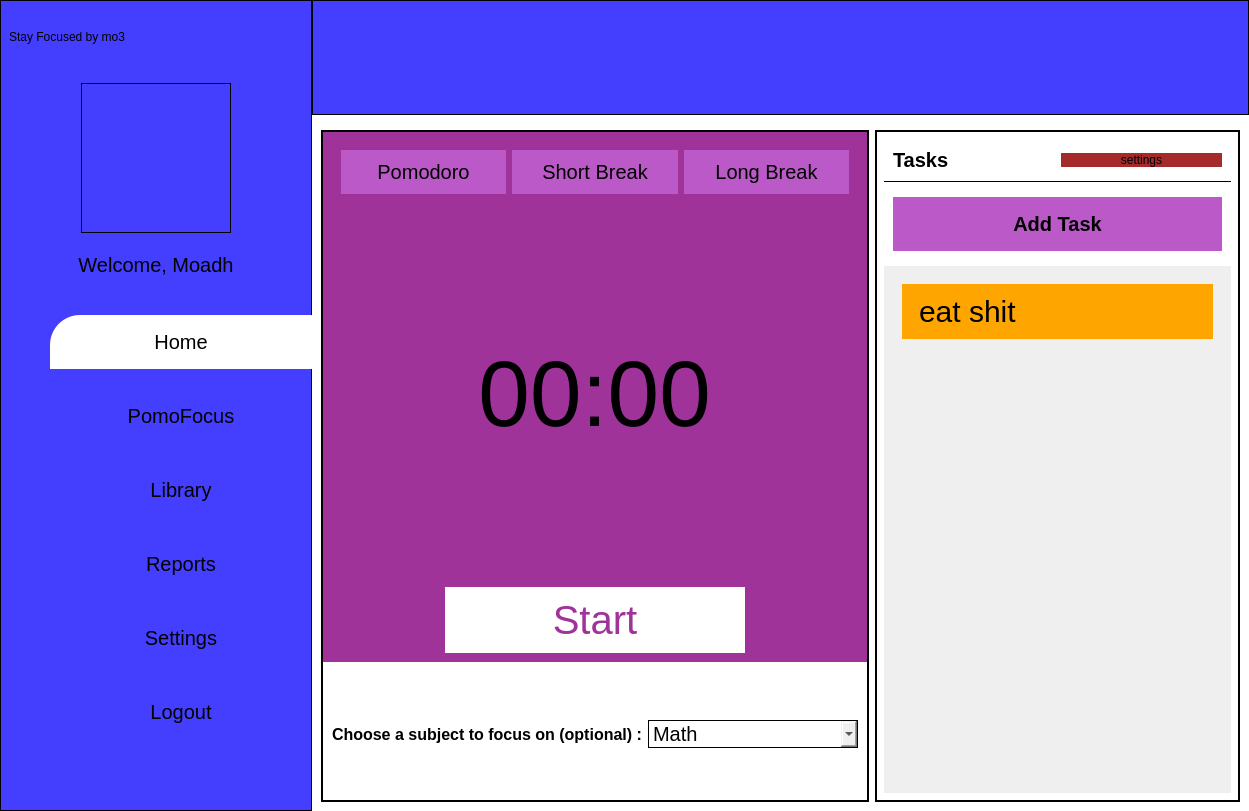
<?xml version="1.0" encoding="UTF-8"?>
<ui version="4.0">
 <class>MainWindow</class>
 <widget class="QMainWindow" name="MainWindow">
  <property name="geometry">
   <rect>
    <x>0</x>
    <y>0</y>
    <width>1249</width>
    <height>811</height>
   </rect>
  </property>
  <property name="windowTitle">
   <string>MainWindow</string>
  </property>
  <widget class="QWidget" name="centralwidget">
   <property name="styleSheet">
    <string notr="true">*{
border: none;
}

#centralwidget{
background-color: white;
}

/* Header Container */
#header{
background-color: rgb(68, 62, 255);
border: 1px solid black
}

/* NavBar Container */
#homeButton, #pomoFocusButton, #libraryButton, #reportsButton, #settingsButton, #logoutButton{
padding: 15px;
font-size: 20px;
}

#leftContainer{
background-color: rgb(68, 62, 255);
border: 1px solid black
}

#profilePictureLabel{
border:1px solid black;
}

/* Body Container */

/* PomoFocus Page */

/* Pomo Container */

#pomoContainer{
border: 2px solid black;
}

#tasksHeader{
border-bottom: 1px solid black;
}

#clockContainer{
background-color: rgb(159, 51, 154);
}

#startStopButton{
color: rgb(159, 51, 154);
background-color: white;
padding: 10px;
}

#pomodoroButton, #shortBreakButton, #longBreakButton{
background-color : rgb(186, 89, 199);
padding: 10px
}

#subjectsComboBox{
border: 1px solid black;
}

/* Tasks Container */
#tasksContainer{
border: 2px solid black;
}

#addTaskButton{
background-color: rgb(186, 89, 199);
padding: 15px
}


#label_2{
background-color: orange;
padding: 10px;
font-size: 30px
}






</string>
   </property>
   <layout class="QHBoxLayout" name="horizontalLayout" stretch="1,3">
    <property name="spacing">
     <number>0</number>
    </property>
    <property name="leftMargin">
     <number>0</number>
    </property>
    <property name="topMargin">
     <number>0</number>
    </property>
    <property name="rightMargin">
     <number>0</number>
    </property>
    <property name="bottomMargin">
     <number>0</number>
    </property>
    <item>
     <widget class="QWidget" name="leftContainer" native="true">
      <property name="maximumSize">
       <size>
        <width>400</width>
        <height>16777215</height>
       </size>
      </property>
      <layout class="QVBoxLayout" name="verticalLayout" stretch="1,10">
       <property name="spacing">
        <number>0</number>
       </property>
       <property name="leftMargin">
        <number>0</number>
       </property>
       <property name="topMargin">
        <number>0</number>
       </property>
       <property name="rightMargin">
        <number>0</number>
       </property>
       <property name="bottomMargin">
        <number>0</number>
       </property>
       <item>
        <widget class="QWidget" name="widget" native="true">
         <layout class="QVBoxLayout" name="verticalLayout_2">
          <item>
           <widget class="QLabel" name="label">
            <property name="styleSheet">
             <string notr="true"/>
            </property>
            <property name="text">
             <string>Stay Focused by mo3</string>
            </property>
           </widget>
          </item>
         </layout>
        </widget>
       </item>
       <item alignment="Qt::AlignTop">
        <widget class="QWidget" name="widget_2" native="true">
         <layout class="QVBoxLayout" name="verticalLayout_3">
          <property name="spacing">
           <number>20</number>
          </property>
          <property name="leftMargin">
           <number>0</number>
          </property>
          <property name="topMargin">
           <number>0</number>
          </property>
          <property name="rightMargin">
           <number>0</number>
          </property>
          <property name="bottomMargin">
           <number>0</number>
          </property>
          <item alignment="Qt::AlignHCenter|Qt::AlignTop">
           <widget class="QFrame" name="frame">
            <property name="frameShape">
             <enum>QFrame::StyledPanel</enum>
            </property>
            <property name="frameShadow">
             <enum>QFrame::Raised</enum>
            </property>
            <layout class="QVBoxLayout" name="verticalLayout_4">
             <property name="spacing">
              <number>20</number>
             </property>
             <item alignment="Qt::AlignHCenter">
              <widget class="QLabel" name="profilePictureLabel">
               <property name="minimumSize">
                <size>
                 <width>150</width>
                 <height>150</height>
                </size>
               </property>
               <property name="maximumSize">
                <size>
                 <width>150</width>
                 <height>150</height>
                </size>
               </property>
               <property name="styleSheet">
                <string notr="true"/>
               </property>
               <property name="text">
                <string/>
               </property>
               <property name="pixmap">
                <pixmap>../me.jpg</pixmap>
               </property>
               <property name="scaledContents">
                <bool>true</bool>
               </property>
              </widget>
             </item>
             <item alignment="Qt::AlignHCenter">
              <widget class="QLabel" name="label_3">
               <property name="font">
                <font>
                 <pointsize>15</pointsize>
                </font>
               </property>
               <property name="styleSheet">
                <string notr="true"/>
               </property>
               <property name="text">
                <string>Welcome, Moadh</string>
               </property>
               <property name="alignment">
                <set>Qt::AlignCenter</set>
               </property>
               <property name="wordWrap">
                <bool>true</bool>
               </property>
              </widget>
             </item>
            </layout>
           </widget>
          </item>
          <item>
           <widget class="QFrame" name="frame_2">
            <property name="frameShape">
             <enum>QFrame::StyledPanel</enum>
            </property>
            <property name="frameShadow">
             <enum>QFrame::Raised</enum>
            </property>
            <layout class="QVBoxLayout" name="verticalLayout_5">
             <property name="spacing">
              <number>20</number>
             </property>
             <property name="leftMargin">
              <number>50</number>
             </property>
             <property name="rightMargin">
              <number>0</number>
             </property>
             <item>
              <widget class="QPushButton" name="homeButton">
               <property name="maximumSize">
                <size>
                 <width>16777215</width>
                 <height>16777215</height>
                </size>
               </property>
               <property name="styleSheet">
                <string notr="true">#homeButton{
background-color: white;
padding: 15px;
font-size: 20px;
border-top-left-radius: 30px
}
</string>
               </property>
               <property name="text">
                <string>Home</string>
               </property>
              </widget>
             </item>
             <item>
              <widget class="QPushButton" name="pomoFocusButton">
               <property name="text">
                <string>PomoFocus</string>
               </property>
              </widget>
             </item>
             <item>
              <widget class="QPushButton" name="libraryButton">
               <property name="text">
                <string>Library</string>
               </property>
              </widget>
             </item>
             <item>
              <widget class="QPushButton" name="reportsButton">
               <property name="text">
                <string>Reports</string>
               </property>
              </widget>
             </item>
             <item>
              <widget class="QPushButton" name="settingsButton">
               <property name="text">
                <string>Settings</string>
               </property>
              </widget>
             </item>
             <item>
              <widget class="QPushButton" name="logoutButton">
               <property name="text">
                <string>Logout</string>
               </property>
              </widget>
             </item>
            </layout>
           </widget>
          </item>
         </layout>
        </widget>
       </item>
      </layout>
     </widget>
    </item>
    <item>
     <widget class="QWidget" name="rightContainer" native="true">
      <layout class="QVBoxLayout" name="verticalLayout_6" stretch="1,6">
       <property name="leftMargin">
        <number>0</number>
       </property>
       <property name="topMargin">
        <number>0</number>
       </property>
       <property name="rightMargin">
        <number>0</number>
       </property>
       <property name="bottomMargin">
        <number>0</number>
       </property>
       <item>
        <widget class="QWidget" name="header" native="true"/>
       </item>
       <item>
        <widget class="QStackedWidget" name="pagesStackedWidget">
         <property name="currentIndex">
          <number>1</number>
         </property>
         <widget class="QWidget" name="homePage">
          <widget class="QLabel" name="label_9">
           <property name="geometry">
            <rect>
             <x>390</x>
             <y>290</y>
             <width>55</width>
             <height>16</height>
            </rect>
           </property>
           <property name="text">
            <string>home</string>
           </property>
          </widget>
         </widget>
         <widget class="QWidget" name="pomoFocusPage">
          <layout class="QVBoxLayout" name="verticalLayout_9">
           <item>
            <widget class="QWidget" name="widget_4" native="true">
             <property name="styleSheet">
              <string notr="true"/>
             </property>
             <layout class="QHBoxLayout" name="horizontalLayout_3" stretch="3,2">
              <property name="leftMargin">
               <number>0</number>
              </property>
              <property name="topMargin">
               <number>0</number>
              </property>
              <property name="rightMargin">
               <number>0</number>
              </property>
              <property name="bottomMargin">
               <number>0</number>
              </property>
              <item>
               <widget class="QWidget" name="pomoContainer" native="true">
                <layout class="QVBoxLayout" name="verticalLayout_13" stretch="4,1">
                 <property name="leftMargin">
                  <number>2</number>
                 </property>
                 <property name="topMargin">
                  <number>2</number>
                 </property>
                 <property name="rightMargin">
                  <number>2</number>
                 </property>
                 <property name="bottomMargin">
                  <number>2</number>
                 </property>
                 <item>
                  <widget class="QWidget" name="clockContainer" native="true">
                   <layout class="QVBoxLayout" name="verticalLayout_7" stretch="1,10,0">
                    <item>
                     <widget class="QFrame" name="frame_3">
                      <property name="frameShape">
                       <enum>QFrame::StyledPanel</enum>
                      </property>
                      <property name="frameShadow">
                       <enum>QFrame::Raised</enum>
                      </property>
                      <layout class="QHBoxLayout" name="horizontalLayout_2">
                       <item>
                        <widget class="QPushButton" name="pomodoroButton">
                         <property name="font">
                          <font>
                           <pointsize>15</pointsize>
                           <weight>50</weight>
                           <bold>false</bold>
                           <underline>false</underline>
                          </font>
                         </property>
                         <property name="text">
                          <string>Pomodoro</string>
                         </property>
                        </widget>
                       </item>
                       <item>
                        <widget class="QPushButton" name="shortBreakButton">
                         <property name="font">
                          <font>
                           <pointsize>15</pointsize>
                          </font>
                         </property>
                         <property name="text">
                          <string>Short Break</string>
                         </property>
                        </widget>
                       </item>
                       <item>
                        <widget class="QPushButton" name="longBreakButton">
                         <property name="font">
                          <font>
                           <pointsize>15</pointsize>
                          </font>
                         </property>
                         <property name="text">
                          <string>Long Break</string>
                         </property>
                        </widget>
                       </item>
                      </layout>
                     </widget>
                    </item>
                    <item alignment="Qt::AlignHCenter">
                     <widget class="QFrame" name="frame_4">
                      <property name="frameShape">
                       <enum>QFrame::StyledPanel</enum>
                      </property>
                      <property name="frameShadow">
                       <enum>QFrame::Raised</enum>
                      </property>
                      <layout class="QVBoxLayout" name="verticalLayout_8">
                       <item>
                        <widget class="QLabel" name="timerLabel">
                         <property name="font">
                          <font>
                           <pointsize>70</pointsize>
                          </font>
                         </property>
                         <property name="styleSheet">
                          <string notr="true"/>
                         </property>
                         <property name="text">
                          <string>&lt;html&gt;&lt;head/&gt;&lt;body&gt;&lt;p&gt;00:00&lt;/p&gt;&lt;/body&gt;&lt;/html&gt;</string>
                         </property>
                         <property name="alignment">
                          <set>Qt::AlignCenter</set>
                         </property>
                        </widget>
                       </item>
                      </layout>
                     </widget>
                    </item>
                    <item alignment="Qt::AlignHCenter">
                     <widget class="QPushButton" name="startStopButton">
                      <property name="minimumSize">
                       <size>
                        <width>300</width>
                        <height>0</height>
                       </size>
                      </property>
                      <property name="maximumSize">
                       <size>
                        <width>16777215</width>
                        <height>16777215</height>
                       </size>
                      </property>
                      <property name="font">
                       <font>
                        <pointsize>30</pointsize>
                        <weight>50</weight>
                        <bold>false</bold>
                       </font>
                      </property>
                      <property name="styleSheet">
                       <string notr="true"/>
                      </property>
                      <property name="text">
                       <string>Start</string>
                      </property>
                     </widget>
                    </item>
                   </layout>
                  </widget>
                 </item>
                 <item>
                  <widget class="QWidget" name="widget_6" native="true">
                   <layout class="QHBoxLayout" name="horizontalLayout_5">
                    <item>
                     <widget class="QLabel" name="label_8">
                      <property name="font">
                       <font>
                        <pointsize>12</pointsize>
                        <weight>75</weight>
                        <bold>true</bold>
                       </font>
                      </property>
                      <property name="text">
                       <string>Choose a subject to focus on (optional) :</string>
                      </property>
                     </widget>
                    </item>
                    <item>
                     <widget class="QComboBox" name="subjectsComboBox">
                      <property name="minimumSize">
                       <size>
                        <width>150</width>
                        <height>0</height>
                       </size>
                      </property>
                      <property name="font">
                       <font>
                        <pointsize>15</pointsize>
                        <weight>50</weight>
                        <italic>false</italic>
                        <bold>false</bold>
                        <underline>false</underline>
                       </font>
                      </property>
                      <property name="editable">
                       <bool>false</bool>
                      </property>
                      <item>
                       <property name="text">
                        <string>Math</string>
                       </property>
                      </item>
                      <item>
                       <property name="text">
                        <string>Physics</string>
                       </property>
                      </item>
                      <item>
                       <property name="text">
                        <string>Science</string>
                       </property>
                      </item>
                      <item>
                       <property name="text">
                        <string>Philo</string>
                       </property>
                      </item>
                      <item>
                       <property name="text">
                        <string>Francais</string>
                       </property>
                      </item>
                      <item>
                       <property name="text">
                        <string>English</string>
                       </property>
                      </item>
                     </widget>
                    </item>
                   </layout>
                  </widget>
                 </item>
                </layout>
               </widget>
              </item>
              <item>
               <widget class="QWidget" name="tasksContainer" native="true">
                <layout class="QVBoxLayout" name="verticalLayout_10">
                 <item>
                  <widget class="QFrame" name="tasksHeader">
                   <property name="frameShape">
                    <enum>QFrame::StyledPanel</enum>
                   </property>
                   <property name="frameShadow">
                    <enum>QFrame::Raised</enum>
                   </property>
                   <layout class="QHBoxLayout" name="horizontalLayout_4">
                    <item>
                     <widget class="QLabel" name="label_4">
                      <property name="font">
                       <font>
                        <pointsize>15</pointsize>
                        <weight>75</weight>
                        <bold>true</bold>
                       </font>
                      </property>
                      <property name="text">
                       <string>Tasks</string>
                      </property>
                     </widget>
                    </item>
                    <item>
                     <widget class="QPushButton" name="pushButton_5">
                      <property name="styleSheet">
                       <string notr="true">background-color: brown</string>
                      </property>
                      <property name="text">
                       <string>settings</string>
                      </property>
                     </widget>
                    </item>
                   </layout>
                  </widget>
                 </item>
                 <item>
                  <widget class="QFrame" name="frame_5">
                   <property name="frameShape">
                    <enum>QFrame::StyledPanel</enum>
                   </property>
                   <property name="frameShadow">
                    <enum>QFrame::Raised</enum>
                   </property>
                   <layout class="QVBoxLayout" name="verticalLayout_12">
                    <item>
                     <widget class="QPushButton" name="addTaskButton">
                      <property name="font">
                       <font>
                        <pointsize>15</pointsize>
                        <weight>75</weight>
                        <bold>true</bold>
                       </font>
                      </property>
                      <property name="text">
                       <string>Add Task</string>
                      </property>
                     </widget>
                    </item>
                   </layout>
                  </widget>
                 </item>
                 <item>
                  <widget class="QScrollArea" name="scrollArea">
                   <property name="horizontalScrollBarPolicy">
                    <enum>Qt::ScrollBarAlwaysOff</enum>
                   </property>
                   <property name="widgetResizable">
                    <bool>true</bool>
                   </property>
                   <widget class="QWidget" name="scrollAreaWidgetContents">
                    <property name="geometry">
                     <rect>
                      <x>0</x>
                      <y>0</y>
                      <width>297</width>
                      <height>496</height>
                     </rect>
                    </property>
                    <layout class="QVBoxLayout" name="verticalLayout_11">
                     <item alignment="Qt::AlignTop">
                      <widget class="QFrame" name="frame_6">
                       <property name="frameShape">
                        <enum>QFrame::StyledPanel</enum>
                       </property>
                       <property name="frameShadow">
                        <enum>QFrame::Raised</enum>
                       </property>
                       <layout class="QVBoxLayout" name="verticalLayout_14">
                        <item>
                         <widget class="QLabel" name="label_2">
                          <property name="styleSheet">
                           <string notr="true"/>
                          </property>
                          <property name="text">
                           <string>eat shit</string>
                          </property>
                          <property name="wordWrap">
                           <bool>true</bool>
                          </property>
                         </widget>
                        </item>
                       </layout>
                      </widget>
                     </item>
                    </layout>
                   </widget>
                  </widget>
                 </item>
                </layout>
               </widget>
              </item>
             </layout>
            </widget>
           </item>
          </layout>
         </widget>
         <widget class="QWidget" name="libraryPage">
          <widget class="QLabel" name="label_5">
           <property name="geometry">
            <rect>
             <x>370</x>
             <y>330</y>
             <width>55</width>
             <height>16</height>
            </rect>
           </property>
           <property name="text">
            <string>library</string>
           </property>
          </widget>
         </widget>
         <widget class="QWidget" name="reportsPage">
          <widget class="QLabel" name="label_6">
           <property name="geometry">
            <rect>
             <x>320</x>
             <y>340</y>
             <width>55</width>
             <height>16</height>
            </rect>
           </property>
           <property name="text">
            <string>reports</string>
           </property>
          </widget>
         </widget>
         <widget class="QWidget" name="settingsPage">
          <widget class="QLabel" name="label_7">
           <property name="geometry">
            <rect>
             <x>330</x>
             <y>320</y>
             <width>55</width>
             <height>16</height>
            </rect>
           </property>
           <property name="text">
            <string>settings</string>
           </property>
          </widget>
         </widget>
        </widget>
       </item>
      </layout>
     </widget>
    </item>
   </layout>
  </widget>
 </widget>
 <resources/>
 <connections/>
</ui>
